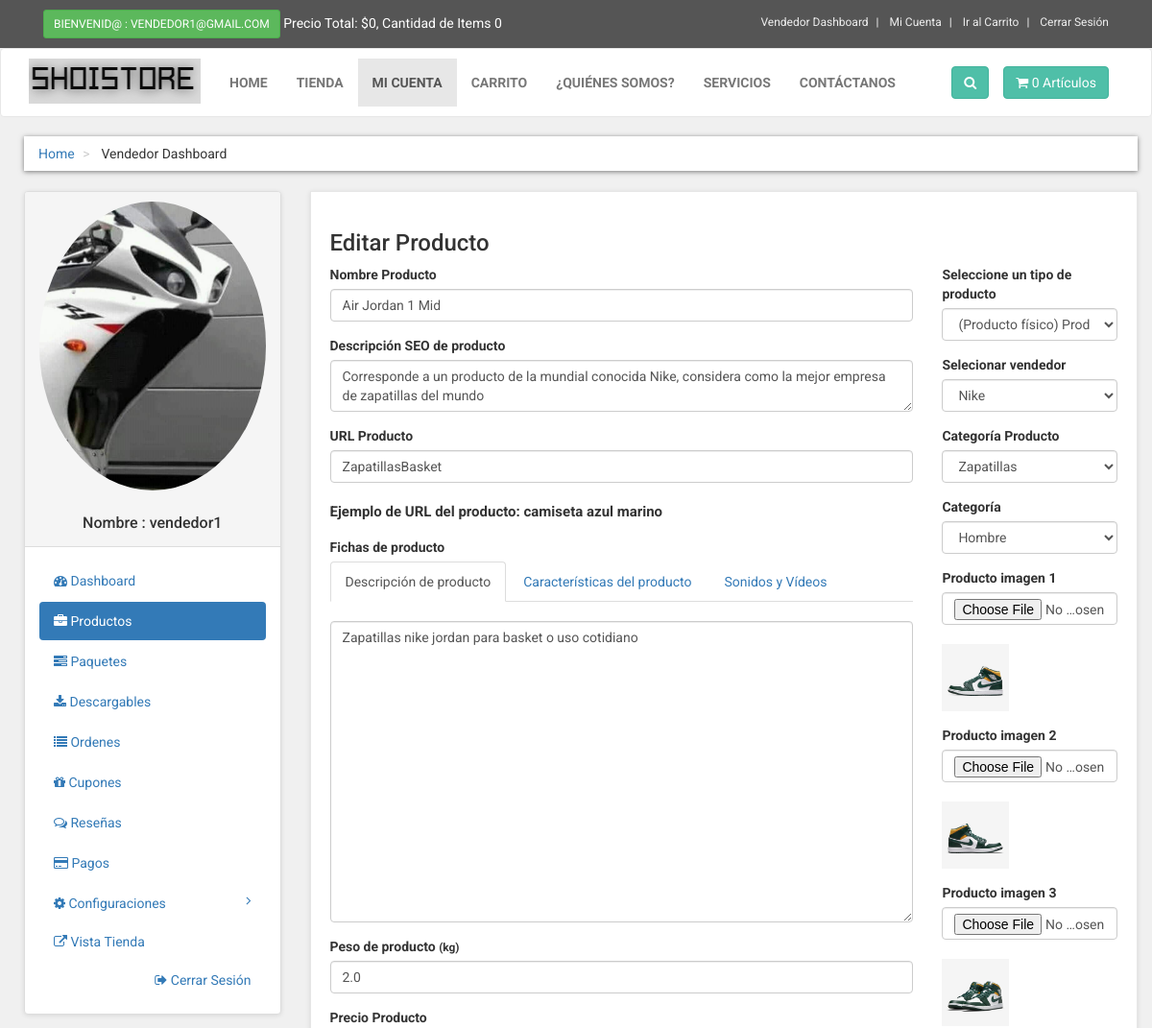
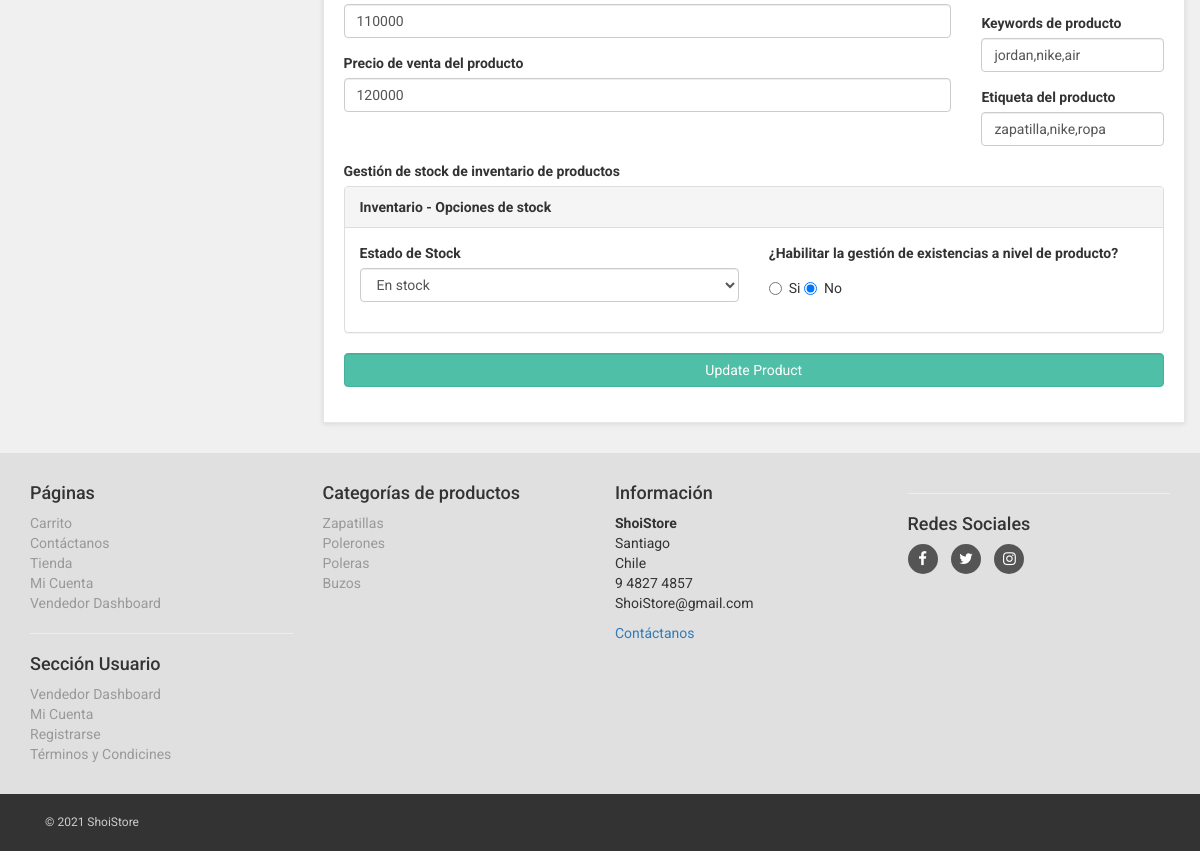
The page /vendor_dashboard/index.php?edit_product=51 (signed in) on the database its author committed (2 pictures, top to bottom).
### tables this page shows
CREATE TABLE `customers` (
  `customer_id` int(10) NOT NULL,
  `customer_name` varchar(255) NOT NULL,
  `customer_email` varchar(255) NOT NULL,
  `customer_pass` varchar(255) NOT NULL,
  `customer_username` text NOT NULL,
  `customer_contact` varchar(255) NOT NULL,
  `customer_image` text NOT NULL,
  `customer_ip` varchar(255) NOT NULL,
  `customer_confirm_code` text NOT NULL,
  `customer_role` text NOT NULL
);

CREATE TABLE `products` (
  `product_id` int(10) NOT NULL,
  `vendor_id` text NOT NULL,
  `p_cat_id` int(10) NOT NULL,
  `cat_id` int(10) NOT NULL,
  `manufacturer_id` int(10) NOT NULL,
  `date` timestamp NOT NULL DEFAULT current_timestamp() ON UPDATE current_timestamp(),
  `product_title` text NOT NULL,
  `product_seo_desc` text NOT NULL,
  `product_url` text NOT NULL,
  `product_img1` text NOT NULL,
  `product_img2` text NOT NULL,
  `product_img3` text NOT NULL,
  `product_price` int(10) NOT NULL,
  `product_psp_price` int(100) NOT NULL,
  `product_desc` text NOT NULL,
  `product_features` text NOT NULL,
  `product_video` text NOT NULL,
  `product_keywords` text NOT NULL,
  `product_label` text NOT NULL,
  `product_type` text NOT NULL,
  `product_weight` decimal(10,1) NOT NULL,
  `product_views` int(10) NOT NULL,
  `product_vendor_status` text NOT NULL,
  `status` varchar(255) NOT NULL
);

CREATE TABLE `manufacturers` (
  `manufacturer_id` int(10) NOT NULL,
  `manufacturer_title` text NOT NULL,
  `manufacturer_top` text NOT NULL,
  `manufacturer_image` text NOT NULL
);

CREATE TABLE `product_categories` (
  `p_cat_id` int(10) NOT NULL,
  `p_cat_title` text NOT NULL,
  `p_cat_top` text NOT NULL,
  `p_cat_image` text NOT NULL
);

CREATE TABLE `categories` (
  `cat_id` int(10) NOT NULL,
  `cat_title` text NOT NULL,
  `cat_top` text NOT NULL,
  `cat_image` text NOT NULL
);

### vendor_dashboard/edit_product.php (the view, shortened to what this page needs)
<?php
$customer_email = $_SESSION['customer_email'];
$get_customer = "select * from customers where customer_email='$customer_email'";
$run_customer = mysqli_query($con,$get_customer);
$row_customer = mysqli_fetch_array($run_customer);
$customer_id = $row_customer['customer_id'];
if(isset($_GET['edit_product'])){
$edit_id = $_GET['edit_product'];
$select_product = "select * from products where product_id='$edit_id' and vendor_id='$customer_id'";
$run_product = mysqli_query($con,$select_product);
$row_product = mysqli_fetch_array($run_product);
$p_id = $row_product['product_id'];
$p_title = $row_product['product_title'];
$p_cat = $row_product['p_cat_id'];
$cat = $row_product['cat_id'];
$m_id = $row_product['manufacturer_id'];
$p_image1 = $row_product['product_img1'];
$p_image2 = $row_product['product_img2'];
$p_image3 = $row_product['product_img3'];
$p_price = $row_product['product_price'];
$p_desc = $row_product['product_desc'];
$p_keywords = $row_product['product_keywords'];
$psp_price = $row_product['product_psp_price'];
$p_label = $row_product['product_label'];
$p_url = $row_product['product_url'];
$p_type = $row_product['product_type'];
$p_weight = $row_product['product_weight'];
$p_seo_desc = $row_product['product_seo_desc'];
}
$get_manufacturer = "select * from manufacturers where manufacturer_id='$m_id'";
$run_manufacturer = mysqli_query($con,$get_manufacturer);
$row_manfacturer = mysqli_fetch_array($run_manufacturer);
$manufacturer_id = $row_manfacturer['manufacturer_id'];
$manufacturer_title = $row_manfacturer['manufacturer_title'];
$get_p_cat = "select * from product_categories where p_cat_id='$p_cat'";
$run_p_cat = mysqli_query($con,$get_p_cat);
$row_p_cat = mysqli_fetch_array($run_p_cat);
$p_cat_title = $row_p_cat['p_cat_title'];
$get_cat = "select * from categories where cat_id='$cat'";
$run_cat = mysqli_query($con,$get_cat);
$row_cat = mysqli_fetch_array($run_cat);
$cat_title = $row_cat['cat_title'];
$select_products_stock = "select * from products_stock where product_id='$p_id'";
$run_products_stock = mysqli_query($con,$select_products_stock);
$count_product_stock = mysqli_num_rows($run_products_stock);
if($count_product_stock == 0){
$enable_stock = "no";
$stock_status = "";
}else{
$row_products_stock = mysqli_fetch_array($run_products_stock);
$enable_stock = $row_products_stock['enable_stock'];
$stock_status = $row_products_stock['stock_status'];
$stock_quantity = $row_products_stock['stock_quantity'];
$allow_backorders = $row_products_stock['allow_backorders'];
}
?>
<h3> Editar Producto </h3>
<form id="edit_product_form" method="post" enctype="multipart/form-data">
<div class="row">
<div class="col-md-9">
<div class="form-group">
<label class="control-label"> Nombre Producto </label>
<input type="text" name="product_title" class="form-control" required value="<?php echo $p_title; ?>">
</div>
<div class="form-group" >
<label> Descripción SEO de producto </label>
<textarea name="product_seo_desc" class="form-control" maxlength="230" placeholder="La mayoría de los motores de búsqueda utilizan un máximo de 230 caracteres para la descripción "><?php echo $p_seo_desc; ?></textarea>
</div>
<div class="form-group">
<label> URL Producto </label>
<input type="text" name="product_url" class="form-control" required value="<?php echo $p_url; ?>">
<br>
<p style="font-size:15px; font-weight:bold;">
Ejemplo de URL del producto: camiseta azul marino
</p>
</div>
<div class="form-group" >
<label> Fichas de producto </label>
<ul class="nav nav-tabs">
<li class="active">
<a data-toggle="tab" href="#description"> Descripción de producto </a>
</li>
<li>
<a data-toggle="tab" href="#features"> Características del producto </a>
</li>
<li>
<a data-toggle="tab" href="#video"> Sonidos y Vídeos </a>
</li>
</ul>
<div class="tab-content">
<div id="description" class="tab-pane fade in active">
<br>
<textarea name="product_desc" class="form-control" rows="15" id="product_desc"><?php echo $p_desc; ?></textarea>
</div>
</div>
</div>
<div class="form-group" id="product_weight">
<label> Peso de producto <small> (kg)</small> </label>
<input type="text" name="product_weight" class="form-control" value="<?php echo $p_weight; ?>">
</div>
<div class="form-group" id="product_price">
<label> Precio Producto </label>
<input type="text" name="product_price" class="form-control" required value="<?php echo $p_price; ?>" >
</div>
<div class="form-group" id="product_psp_price">
<label> Precio de venta del producto </label>
<input type="text" name="psp_price" class="form-control" required value="<?php echo $psp_price; ?>">
</div>
</div>
<div class="col-md-3">
<div class="form-group">
<label> Seleccione un tipo de producto </label>
<select class="form-control" name="product_type">
<?php if($p_type == "physical_product"){ ?>
<option value="physical_product" selected> (Producto físico) Producto simple </option>
<?php }elseif($p_type == "digital_product"){ ?>
<option value="physical_product"> (Producto físico) Producto simple </option>
<option value="digital_product" selected> (Producto digital) Producto descargable </option>
<option value="variable_product"> (Producto variable) Producto avanzado </option>
<?php }elseif($p_type == "variable_product"){ ?>
<option value="physical_product"> (Producto físico) Producto simple </option>
<option value="digital_product"> (Producto digital) Producto descargable </option>
<option value="variable_product" selected> (Producto variable) Producto avanzado </option>
<?php }else{ ?>
<option value="physical_product"> (Producto físico) Producto simple </option>
<option value="digital_product"> (Producto digital) Producto descargable </option>
<option value="variable_product"> (Producto variable) Producto avanzado </option>
<?php } ?>
</select>
</div>
<div class="form-group">
<label> Selecionar vendedor </label>
<select name="manufacturer" class="form-control">
<option value="<?php echo $manufacturer_id; ?>">
<?php echo $manufacturer_title; ?>
</option>
</select>
</div>
<div class="form-group" >
<label> Categoría Producto </label>
<select name="product_cat" class="form-control" >
<option value="<?php echo $p_cat; ?>" > <?php echo $p_cat_title; ?> </option>
</select>
</div>
<div class="form-group" >
<label> Categoría </label>
<select name="cat" class="form-control">
<option value="<?php echo $cat; ?>" > <?php echo $cat_title; ?> </option>
</select>
</div>
<div class="form-group" >
<label> Producto imagen 1 </label>
<input type="file" name="product_img1" class="form-control" >
<br>
<img src="../admin_area/product_images/<?php echo $p_image1; ?>" width="70" height="70">
</div>
<div class="form-group" >
<label> Producto imagen 2 </label>
<input type="file" name="product_img2" class="form-control" >
<br>
<?php if(empty($p_image2)){ ?>
<img src="../admin_area/product_images/no-image.jpg" width="70" height="70">
<?php }else{ ?>
<img src="../admin_area/product_images/<?php echo $p_image2; ?>" width="70" height="70">
<?php } ?>
</div>
<div class="form-group" >
<label> Producto imagen 3 </label>
<input type="file" name="product_img3" class="form-control" >
<br>
<?php if(empty($p_image3)){ ?>
<img src="../admin_area/product_images/no-image.jpg" width="70" height="70">
<?php }else{ ?>
<img src="../admin_area/product_images/<?php echo $p_image3; ?>" width="70" height="70">
<?php } ?>
</div>
<div class="form-group" >
<label> Keywords de producto </label>
<input type="text" name="product_keywords" class="form-control" value="<?php echo $p_keywords; ?>" >
</div>
<div class="form-group" >
<label> Etiqueta del producto </label>
<input type="text" name="product_label" class="form-control" value="<?php echo $p_label; ?>">
</div>
</div>
</div>
<div class="form-group" id="product-stock-management">
<label> Gestión de stock de inventario de productos </label>
<div class="panel panel-default">
<div class="panel-heading">
<strong> Inventario - Opciones de stock</strong>
</div>
<div class="panel-body">
<div class="row">
<div class="col-sm-6" id="stock-status">
<div class="form-group">
<label> Estado de Stock </label>
<select class="form-control" name="stock_status" required>
<?php if($stock_status == "instock"){ ?>
<option value="instock" selected>En Stock</option>
<option value="outofstock">Agotado</option>
<option value="onbackorder">Para encargo</option>
<?php }elseif($stock_status == "outofstock"){ ?>
<option value="instock">En stock</option>
<option value="outofstock" selected>Agotado</option>
<option value="onbackorder">Para encargo</option>
<?php }elseif($stock_status == "onbackorder"){ ?>
<option value="instock">En stock</option>
<option value="outofstock">Agotado</option>
<option value="onbackorder" selected>Para Encargo</option>
<?php }else{ ?>
<option value="instock">En stock</option>
<?php } ?>
</select>
</div>
</div>
<div class="col-sm-6">
<div class="form-group">
<label> ¿Habilitar la gestión de existencias a nivel de producto? </label>
<div class="radio">
<label>
<input type="radio" name="enable_stock" value="yes" <?php if($enable_stock == "yes"){ echo "checked"; } ?> required> Si
</label>
<label>
<input type="radio" name="enable_stock" value="no" <?php if($enable_stock == "no"){ echo "checked"; } ?> required> No
</label>
</div>
</div>
</div>
</div>
</div>
</div>
</div>
</form>
<div class="form-group">
<input type="submit" name="update" value="Update Product" form="edit_product_form" class="btn btn-primary form-control">
</div>
</body>
</html>

### vendor_dashboard/includes/vendor_sidebar.php (shortened to what this page needs)
<div class="panel panel-default sidebar-menu">
<div class="panel-heading">
<?php
$customer_session = $_SESSION['customer_email'];
$get_customer = "select * from customers where customer_email='$customer_session'";
$run_customer = mysqli_query($con,$get_customer);
$row_customer = mysqli_fetch_array($run_customer);
$customer_image = $row_customer['customer_image'];
$customer_name = $row_customer['customer_name'];
$customer_username = $row_customer['customer_username'];
if(isset($_SESSION['customer_email'])){
echo "
<center>
<img src='../customer/customer_images/$customer_image' class='img-responsive img-circle'>
</center>
<br>
<h3 align='center' class='panel-title'> Nombre : $customer_name </h3>
";
}
?>
</div>
<div class="panel-body">
<ul class="nav nav-pills nav-stacked" id="dashboard-sidebar">
<li class="<?php if(empty($_GET)){ echo "active"; } ?>">
<a href="index.php"> <i class="fa fa-tachometer"> </i> Dashboard </a>
</li>
<li class="<?php if(preg_match("/product/", $_SERVER["QUERY_STRING"])){ echo "active"; } ?>">
<a href="index.php?products"> <i class="fa fa-briefcase"> </i> Productos </a>
</li>
<li class="<?php if(preg_match("/bundle/", $_SERVER["QUERY_STRING"])){ echo "active"; } ?>">
<a href="index.php?bundles"> <i class="fa fa-tasks"> </i> Paquetes </a>
</li>
<li class="<?php if(preg_match("/download/", $_SERVER["QUERY_STRING"])){ echo "active"; } ?>">
<a href="index.php?downloads"> <i class="fa fa-download"> </i> Descargables </a>
</li>
<li class="<?php if(preg_match("/order/", $_SERVER["QUERY_STRING"])){ echo "active"; }  ?>">
<a href="index.php?orders"> <i class="fa fa-list"> </i> Ordenes </a>
</li>
<li class="<?php if(preg_match("/coupon/", $_SERVER["QUERY_STRING"])){ echo "active"; }  ?>">
<a href="index.php?coupons"> <i class="fa fa-gift"> </i> Cupones </a>
</li>
<li class="<?php if(isset($_GET['reviews'])){ echo "active"; } ?>">
<a href="index.php?reviews"> <i class="fa fa-comments-o"></i> Reseñas </a>
</li>
<li class="<?php if(isset($_GET['payments'])){ echo "active"; } ?>">
<a href="index.php?payments"> <i class="fa fa-credit-card"></i> Pagos </a>
</li>
<li>
<a href="#" id="settings-link">
<i class="fa fa-cog"></i> Configuraciones <i class="fa fa-angle-right pull-right"></i>
</a>
</li>
</ul>
<ul class="nav nav-pills nav-stacked">
<li>
<a href="../store/<?php echo $customer_username; ?>" class="pull-left"> <i class="fa fa-external-link"></i> Vista Tienda </a>
<a href="../logout.php" class="pull-right"> <i class="fa fa-sign-out"></i> Cerrar Sesión </a>
</li>
</ul>
</div>
</div>

### vendor_dashboard/includes/footer.php (shortened to what this page needs)
<div id="footer">
<div class="container">
<div class="row" >
<div class="col-md-3 col-sm-6" >
<h4>Páginas</h4>
<ul>
<li><a href="cart.php">Carrito</a></li>
<li><a href="contact.php">Contáctanos</a></li>
<li><a href="shop.php">Tienda</a></li>
<li>
<?php
if(!isset($_SESSION['customer_email'])){
echo "<a href='checkout.php' >Mi Cuenta</a>";
}
else{
echo "<a href='customer/my_account.php?my_orders'>Mi Cuenta</a>";
}
?>
</li>
<?php
if(isset($_SESSION['customer_email'])){
$customer_email = $_SESSION['customer_email'];
$select_customer = "select * from customers where customer_email='$customer_email'";
$run_customer = mysqli_query($con,$select_customer);
$row_customer = mysqli_fetch_array($run_customer);
$customer_role = $row_customer['customer_role'];
if($customer_role == "vendor"){
?>
<li>
<a href="index.php"> Vendedor Dashboard </a>
</li>
<?php } } ?>
</ul>
<hr>
<h4>Sección Usuario</h4>
<ul>
<?php
if(isset($_SESSION['customer_email'])){
$customer_email = $_SESSION['customer_email'];
$select_customer = "select * from customers where customer_email='$customer_email'";
$run_customer = mysqli_query($con,$select_customer);
$row_customer = mysqli_fetch_array($run_customer);
$customer_role = $row_customer['customer_role'];
if($customer_role == "vendor"){
?>
<li>
<a href="index.php"> Vendedor Dashboard </a>
</li>
<?php } } ?>
<li>
<?php
if(!isset($_SESSION['customer_email'])){
echo "<a href='checkout.php' >Acceder</a>";
}
else{
echo "<a href='customer/my_account.php?my_orders'>Mi Cuenta</a>";
}
?>
</li>
<li><a href="customer_register.php">Registrarse</a></li>
<li><a href="terms.php">Términos y Condicines </a></li>
</ul>
</div>
<div class="col-md-3 col-sm-6">
<h4> Categorías de productos </h4>
<ul>
<?php
$get_p_cats = "select * from product_categories";
$run_p_cats = mysqli_query($con,$get_p_cats);
while($row_p_cats = mysqli_fetch_array($run_p_cats)){
$p_cat_id = $row_p_cats['p_cat_id'];
$p_cat_title = $row_p_cats['p_cat_title'];
echo "<li> <a href='shop.php?p_cat=$p_cat_id'> $p_cat_title </a> </li>";
}
?>
</ul>
</div>
<div class="col-md-3 col-sm-6">
<h4>Información</h4>
<p>
<strong>ShoiStore</strong>
<br>Santiago
<br>Chile
<br>9 4827 4857
<br>ShoiStore@gmail.com
<br>
</p>
<a href="contact.php">Contáctanos</a>
</div>
<div class="col-md-3 col-sm-6">
<hr>
<h4> Redes Sociales </h4>
<p class="social">
<a href="#"><i class="fa fa-facebook"></i></a>
<a href="#"><i class="fa fa-twitter"></i></a>
<a href="#"><i class="fa fa-instagram"></i></a>
</p>
</div>
</div>
</div>
</div>
<div id="copyright">
<div class="container" >
<div class="col-md-6" >
<p class="pull-left"> &copy; 2021 ShoiStore</p>
</div>
<div class="col-md-6">
</div>
</div>
</div>

### rows shown on the page
customers: customer_image (picture), customer_name "vendedor1"
products: product_title "Air Jordan 1 Mid", product_seo_desc "Corresponde a un producto de la mundial conocida Nike, considera como la mejor empresa de zapatillas del mundo", product_url "ZapatillasBasket", product_desc "Zapatillas nike jordan para basket o uso cotidiano", product_weight "2.0", product_price "110000", psp_price "120000", product_type "(Producto físico) Producto simple", product_img1 (picture), product_img2 (picture), product_img3 (picture), product_keywords "jordan,nike,air", product_label "zapatilla,nike,ropa"
manufacturers: manufacturer "Nike"
product_categories: product_cat "Zapatillas", p_cat_title "Zapatillas"
categories: cat "Hombre"
product_categories: p_cat_title "Polerones"
product_categories: p_cat_title "Poleras"
product_categories: p_cat_title "Buzos"

### other values the page prints
$_SESSION['customer_email'] "VENDEDOR1@GMAIL.COM"
$total "0"
$count_items "0 0"
